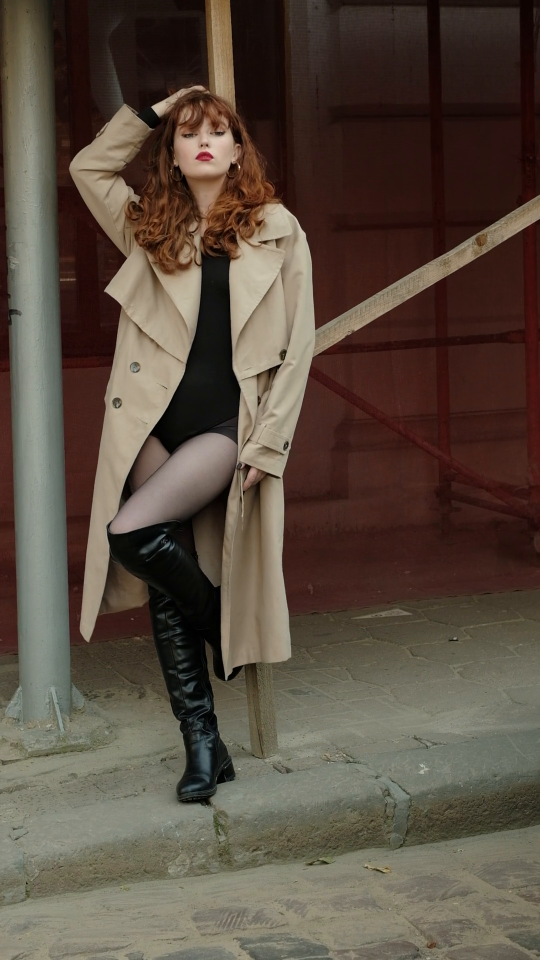
//> input picture frame 15 of videos/test_video.mp4, 1080 x 1920 px (shown at 1/2 size)
$ ./ConsoleApplication3   (built with g++ and OpenCV 4)
//> lines starting //> are read from the running program, lines starting //| are printed output that depends on the picture; after the words box and inside, x2 and y2 are one past the last pixel; in counts of white or black regions, pixels touching at a corner belong together
#include <iostream>
#include <stack>
#include <chrono>
#include <opencv2/opencv.hpp>
#include <fastBlob.h>

int main()
{
    cv::namedWindow("binary", cv::WINDOW_NORMAL);
    cv::namedWindow("result_image", cv::WINDOW_NORMAL);
    cv::namedWindow("filter", cv::WINDOW_NORMAL);


    cv::resizeWindow("binary", cv::Size(500, 1000));
    cv::resizeWindow("result_image", cv::Size(500, 1000));
    cv::resizeWindow("filter", cv::Size(500, 1000));


    cv::VideoCapture cap("C://Github//FastROI//videos//test_video.mp4");
    system("pause");
    while (true) {

        cv::Mat current_frame;
        if (cap.read(current_frame) == false)
            return 0;
//> current_frame is the input picture: 1920 rows x 1080 cols, CV_8UC3; mean B, G, R 64.3, 76.1, 89.1

        cv::Mat gray;
        cv::cvtColor(current_frame, gray, cv::COLOR_BGR2GRAY);
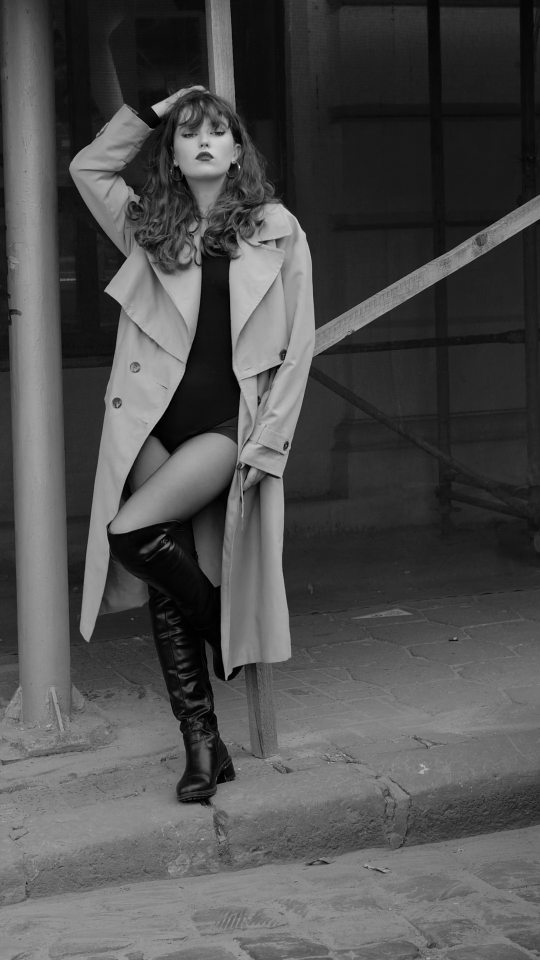
//> gray: 1920 rows x 1080 cols, CV_8UC1 (shown at 1/2 size); min 0, max 253, mean 78.7

        cv::Mat binary;
        cv::threshold(gray, binary, 250, 255, cv::THRESH_BINARY + cv::THRESH_OTSU);
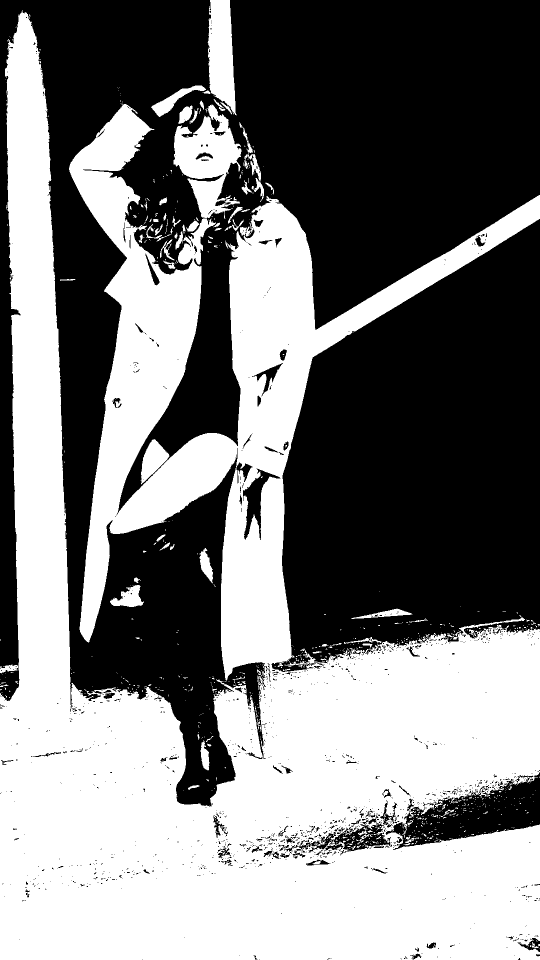
//> binary: 1920 rows x 1080 cols, CV_8UC1 (shown at 1/2 size); 48% white; 768 white regions (678 under 20 px), largest, box (x1, y1, x2, y2) and area: (0, 21, 1080, 1920) 951214, (347, 209, 483, 438) 15997, (415, 0, 473, 231) 9450

        cv::Mat filter(cv::Size(binary.cols, binary.rows), CV_8UC1);
        memset(filter.data, 0, filter.cols * filter.rows);


        std::chrono::steady_clock::time_point begin = std::chrono::steady_clock::now();


        //Blob Detection
//> (the run ends here: the program needs code that is not available in this run, at `fast::fastBlob blobDetector;`)

$ run again, starting later in the video
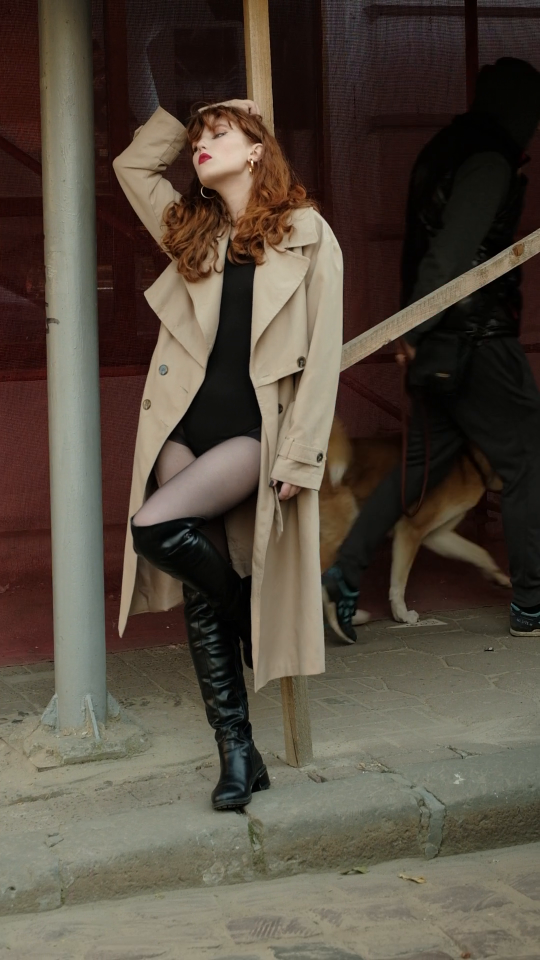
//> input picture frame 67 of videos/test_video.mp4, 1080 x 1920 px (shown at 1/2 size)
//> current_frame is the input picture: 1920 rows x 1080 cols, CV_8UC3; mean B, G, R 63.2, 75.1, 84.9
//> `cv::cvtColor(current_frame, gray, cv::COLOR_BGR2GRAY);`:
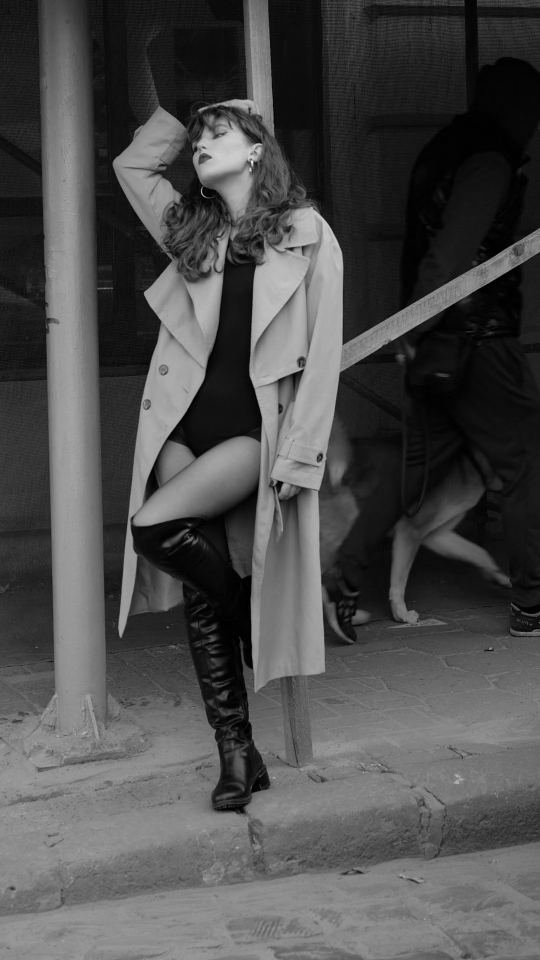
//> gray: 1920 rows x 1080 cols, CV_8UC1 (shown at 1/2 size); min 0, max 253, mean 76.7
//> `cv::threshold(gray, binary, 250, 255, cv::THRESH_BINARY + cv::THRESH_O..`:
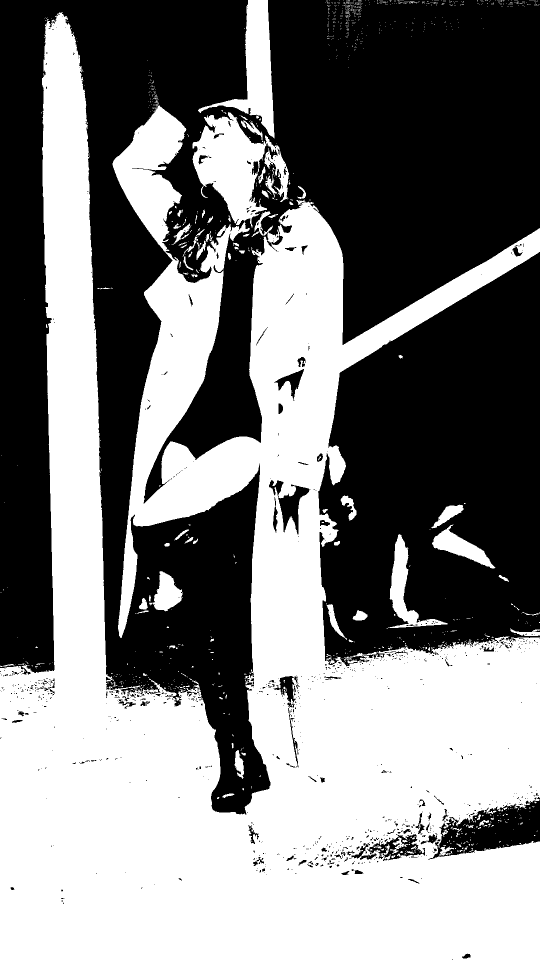
//> binary: 1920 rows x 1080 cols, CV_8UC1 (shown at 1/2 size); 49.2% white; 1358 white regions (1265 under 20 px), largest, box (x1, y1, x2, y2) and area: (0, 25, 1080, 1920) 960849, (385, 224, 534, 455) 18666, (396, 0, 549, 277) 12941

$ run again, starting later in the video
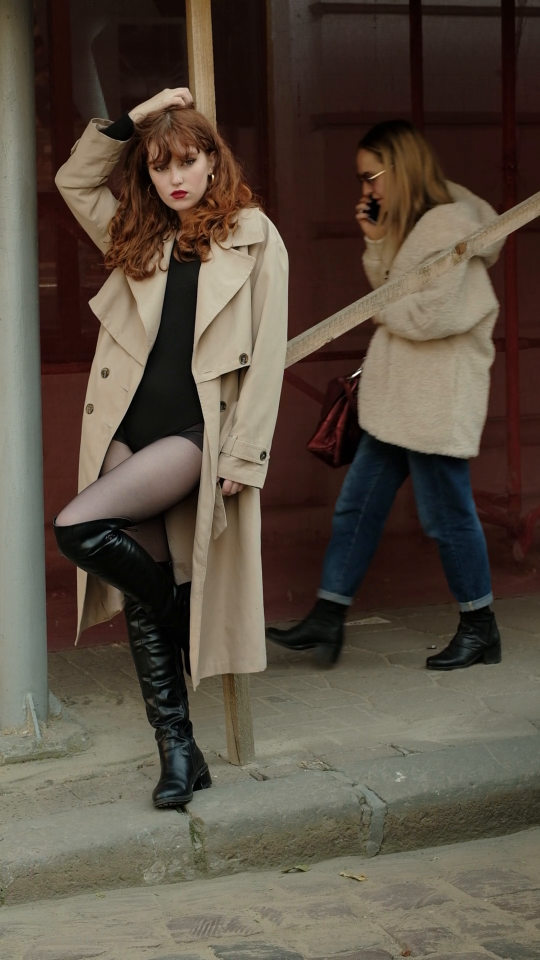
//> input picture frame 120 of videos/test_video.mp4, 1080 x 1920 px (shown at 1/2 size)
//> current_frame is the input picture: 1920 rows x 1080 cols, CV_8UC3; mean B, G, R 66.3, 78.6, 89.5
//> `cv::cvtColor(current_frame, gray, cv::COLOR_BGR2GRAY);`:
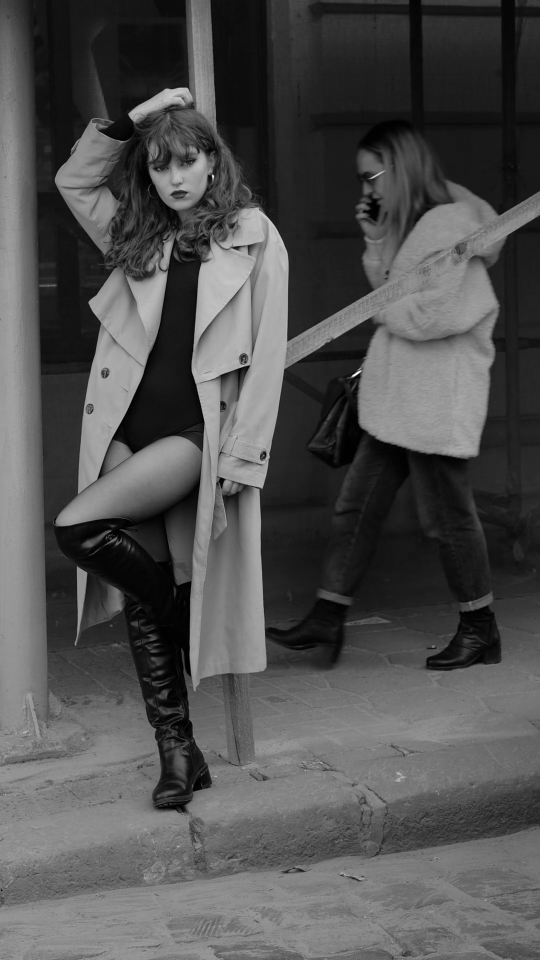
//> gray: 1920 rows x 1080 cols, CV_8UC1 (shown at 1/2 size); min 0, max 255, mean 80.4
//> `cv::threshold(gray, binary, 250, 255, cv::THRESH_BINARY + cv::THRESH_O..`:
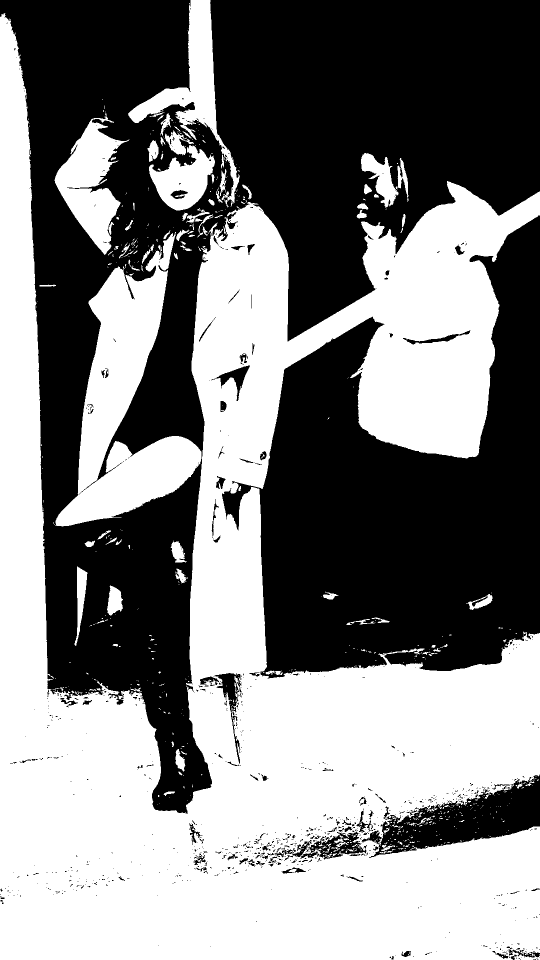
//> binary: 1920 rows x 1080 cols, CV_8UC1 (shown at 1/2 size); 50.7% white; 901 black regions (791 under 20 px), largest, box (x1, y1, x2, y2) and area: (0, 0, 1080, 1627) 661919, (444, 431, 1080, 1357) 316638, (723, 1549, 1080, 1716) 25505
